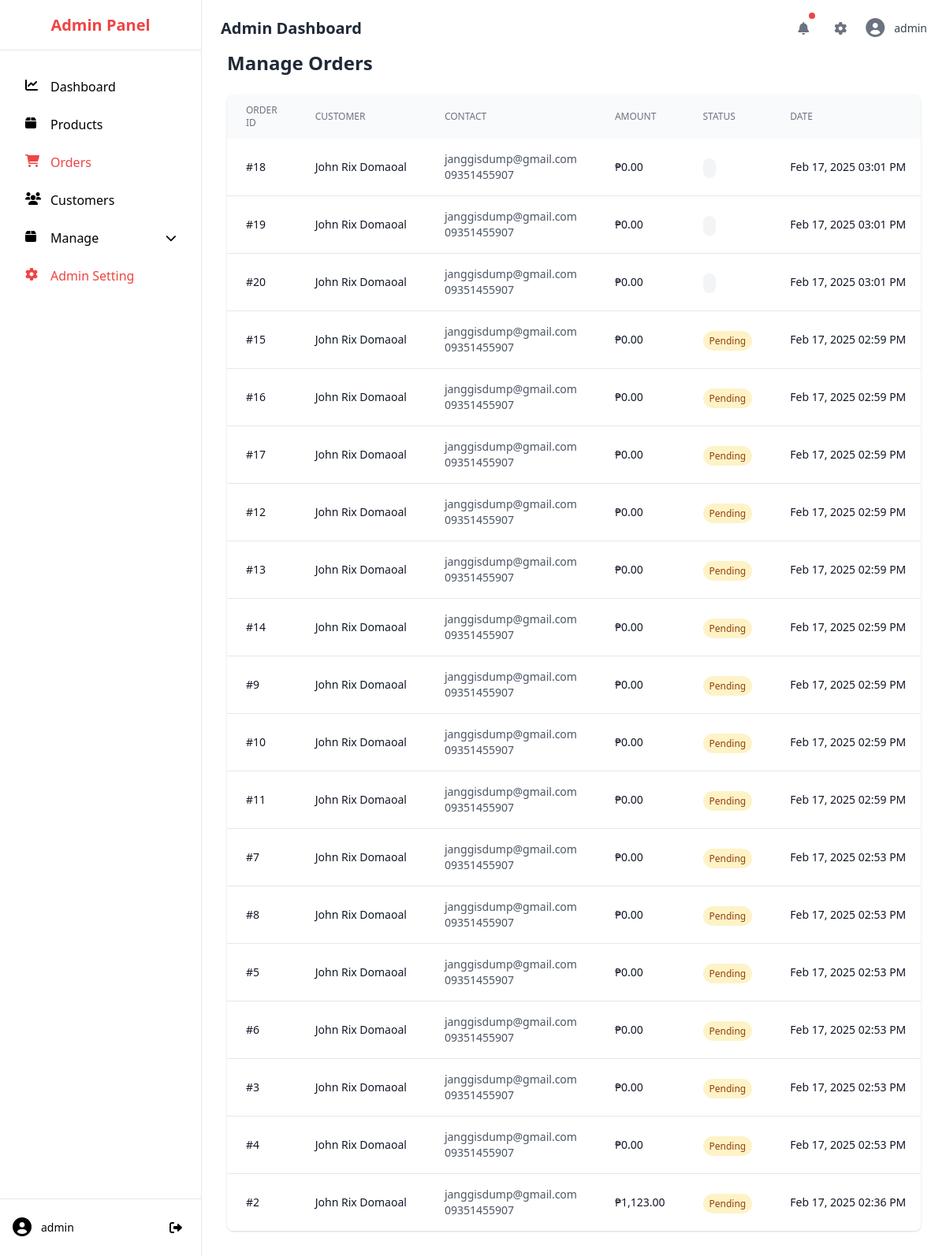
Screenshot of /admin/orders.php (signed in) with the database file from the repository.
### tables this page shows
CREATE TABLE `orders` (
  `order_id` int(11) NOT NULL,
  `total_amount` decimal(10,2) DEFAULT NULL,
  `shipping_address` text DEFAULT NULL,
  `phone_number` varchar(20) DEFAULT NULL,
  `email` varchar(255) DEFAULT NULL,
  `status` enum('pending','processing','shipped','delivered','cancelled') DEFAULT 'pending',
  `created_at` timestamp NOT NULL DEFAULT current_timestamp(),
  `payment_method` varchar(50) NOT NULL,
  `payment_status` enum('pending','paid','failed') DEFAULT 'pending',
  `user_id` int(11) DEFAULT NULL,
  `payment_proof` varchar(255) DEFAULT NULL
);

CREATE TABLE `users` (
  `user_id` int(11) NOT NULL,
  `name` varchar(100) NOT NULL,
  `email` varchar(100) NOT NULL,
  `password` varchar(255) NOT NULL,
  `phone_number` varchar(15) NOT NULL,
  `address` text NOT NULL,
  `profile_picture` varchar(255) DEFAULT 'default.jpg'
);

### admin/orders.php (the view, shortened to what this page needs)
<?php
include '../conn.php';
$query = "SELECT o.*, u.name as customer_name, u.email, u.phone_number
          FROM orders o
          JOIN users u ON o.user_id = u.user_id
          ORDER BY o.created_at DESC";
$orders = mysqli_query($conn, $query);
?>
<!DOCTYPE html>
<html lang="en">
<head>
    <link href="https://cdn.jsdelivr.net/npm/tailwindcss@2.2.19/dist/tailwind.min.css" rel="stylesheet">
    <link rel="stylesheet" href="https://cdnjs.cloudflare.com/ajax/libs/font-awesome/6.0.0-beta3/css/all.min.css">
</head>
<body class="bg-slate-100">
    <?php include 'sidebar.php'; ?>
    <?php include 'header.php'; ?>
    <div class="ml-64 pt-16 p-8">
        <div class="flex justify-between items-center mb-6">
            <h1 class="text-2xl font-bold text-gray-800">Manage Orders</h1>
        </div>
        <div class="bg-white rounded-lg shadow overflow-hidden">
            <div class="overflow-x-auto">
                <table class="w-full">
                    <thead class="bg-gray-50">
                        <tr>
                            <th class="px-6 py-3 text-left text-xs font-medium text-gray-500 uppercase">Order ID</th>
                            <th class="px-6 py-3 text-left text-xs font-medium text-gray-500 uppercase">Customer</th>
                            <th class="px-6 py-3 text-left text-xs font-medium text-gray-500 uppercase">Contact</th>
                            <th class="px-6 py-3 text-left text-xs font-medium text-gray-500 uppercase">Amount</th>
                            <th class="px-6 py-3 text-left text-xs font-medium text-gray-500 uppercase">Status</th>
                            <th class="px-6 py-3 text-left text-xs font-medium text-gray-500 uppercase">Date</th>
                        </tr>
                    </thead>
                    <tbody class="divide-y divide-gray-200">
                        <?php while ($order = mysqli_fetch_assoc($orders)): ?>
                            <tr class="hover:bg-gray-50">
                                <td class="px-6 py-4 whitespace-nowrap text-sm font-medium text-gray-900">
                                    #<?php echo $order['order_id']; ?>
                                </td>
                                <td class="px-6 py-4 whitespace-nowrap text-sm text-gray-900">
                                    <?php echo htmlspecialchars($order['customer_name']); ?>
                                </td>
                                <td class="px-6 py-4 text-sm text-gray-900">
                                    <p class="text-gray-600"><?php echo htmlspecialchars($order['email']); ?></p>
                                    <p class="text-gray-600"><?php echo htmlspecialchars($order['phone_number']); ?></p>
                                </td>
                                <td class="px-6 py-4 whitespace-nowrap text-sm text-gray-900">
                                    ₱<?php echo number_format($order['total_amount'], 2); ?>
                                </td>
                                <td class="px-6 py-4 whitespace-nowrap">
                                    <span class="px-2 py-1 text-xs font-medium rounded-full
                                        <?php
                                        switch ($order['status']) {
                                            case 'pending':
                                                echo 'bg-yellow-100 text-yellow-800';
                                                break;
                                            default:
                                                echo 'bg-gray-100 text-gray-800';
                                        }
                                        ?>">
                                        <?php echo ucfirst($order['status']); ?>
                                    </span>
                                </td>
                                <td class="px-6 py-4 whitespace-nowrap text-sm text-gray-900">
                                    <?php echo date('M d, Y h:i A', strtotime($order['created_at'])); ?>
                                </td>
                            </tr>
                        <?php endwhile; ?>
                    </tbody>
                </table>
            </div>
        </div>
    </div>
</body>
</html>

### rows the page displays
orders: order_id "18", user.name "John Rix Domaoal", user.email "janggisdump@gmail.com", user.phone_number "09351455907", total_amount "0.00", created_at "Feb 17, 2025 03:01 PM"
orders: order_id "19", user.name "John Rix Domaoal", user.email "janggisdump@gmail.com", user.phone_number "09351455907", total_amount "0.00", created_at "Feb 17, 2025 03:01 PM"
orders: order_id "20", user.name "John Rix Domaoal", user.email "janggisdump@gmail.com", user.phone_number "09351455907", total_amount "0.00", created_at "Feb 17, 2025 03:01 PM"
orders: order_id "15", user.name "John Rix Domaoal", user.email "janggisdump@gmail.com", user.phone_number "09351455907", total_amount "0.00", status "Pending", created_at "Feb 17, 2025 02:59 PM"
orders: order_id "16", user.name "John Rix Domaoal", user.email "janggisdump@gmail.com", user.phone_number "09351455907", total_amount "0.00", status "Pending", created_at "Feb 17, 2025 02:59 PM"
orders: order_id "17", user.name "John Rix Domaoal", user.email "janggisdump@gmail.com", user.phone_number "09351455907", total_amount "0.00", status "Pending", created_at "Feb 17, 2025 02:59 PM"
orders: order_id "12", user.name "John Rix Domaoal", user.email "janggisdump@gmail.com", user.phone_number "09351455907", total_amount "0.00", status "Pending", created_at "Feb 17, 2025 02:59 PM"
orders: order_id "13", user.name "John Rix Domaoal", user.email "janggisdump@gmail.com", user.phone_number "09351455907", total_amount "0.00", status "Pending", created_at "Feb 17, 2025 02:59 PM"
orders: order_id "14", user.name "John Rix Domaoal", user.email "janggisdump@gmail.com", user.phone_number "09351455907", total_amount "0.00", status "Pending", created_at "Feb 17, 2025 02:59 PM"
orders: order_id "9", user.name "John Rix Domaoal", user.email "janggisdump@gmail.com", user.phone_number "09351455907", total_amount "0.00", status "Pending", created_at "Feb 17, 2025 02:59 PM"
orders: order_id "10", user.name "John Rix Domaoal", user.email "janggisdump@gmail.com", user.phone_number "09351455907", total_amount "0.00", status "Pending", created_at "Feb 17, 2025 02:59 PM"
orders: order_id "11", user.name "John Rix Domaoal", user.email "janggisdump@gmail.com", user.phone_number "09351455907", total_amount "0.00", status "Pending", created_at "Feb 17, 2025 02:59 PM"
orders: order_id "7", user.name "John Rix Domaoal", user.email "janggisdump@gmail.com", user.phone_number "09351455907", total_amount "0.00", status "Pending", created_at "Feb 17, 2025 02:53 PM"
orders: order_id "8", user.name "John Rix Domaoal", user.email "janggisdump@gmail.com", user.phone_number "09351455907", total_amount "0.00", status "Pending", created_at "Feb 17, 2025 02:53 PM"
orders: order_id "5", user.name "John Rix Domaoal", user.email "janggisdump@gmail.com", user.phone_number "09351455907", total_amount "0.00", status "Pending", created_at "Feb 17, 2025 02:53 PM"
orders: order_id "6", user.name "John Rix Domaoal", user.email "janggisdump@gmail.com", user.phone_number "09351455907", total_amount "0.00", status "Pending", created_at "Feb 17, 2025 02:53 PM"
orders: order_id "3", user.name "John Rix Domaoal", user.email "janggisdump@gmail.com", user.phone_number "09351455907", total_amount "0.00", status "Pending", created_at "Feb 17, 2025 02:53 PM"
orders: order_id "4", user.name "John Rix Domaoal", user.email "janggisdump@gmail.com", user.phone_number "09351455907", total_amount "0.00", status "Pending", created_at "Feb 17, 2025 02:53 PM"
orders: order_id "2", user.name "John Rix Domaoal", user.email "janggisdump@gmail.com", user.phone_number "09351455907", total_amount "1,123.00", status "Pending", created_at "Feb 17, 2025 02:36 PM"

### other values shown
$_SESSION['admin_username'] "admin"
